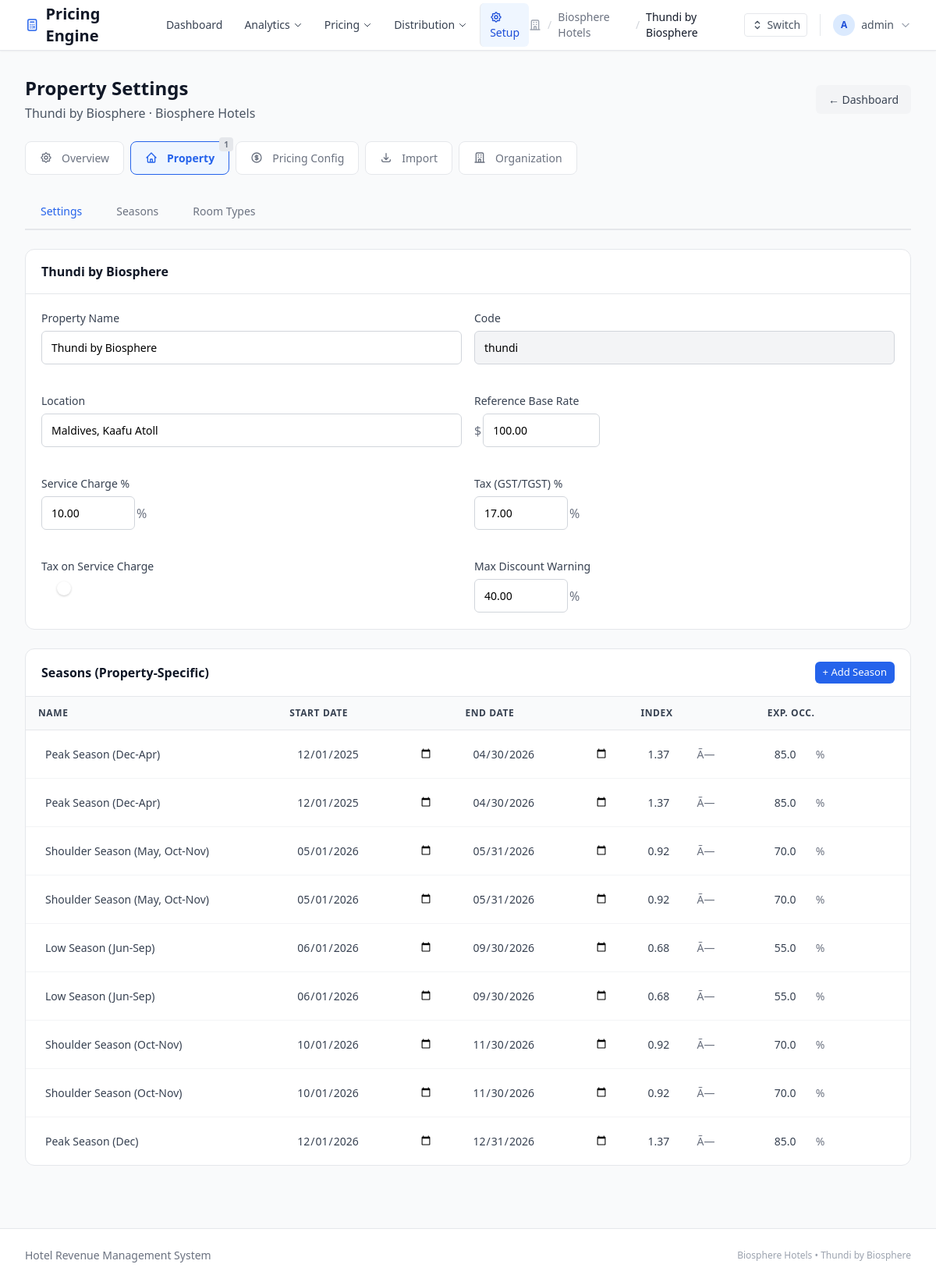
/org/biosphere/thundi/manage/property/ (signed in), run on an earlier commit of the app's database.
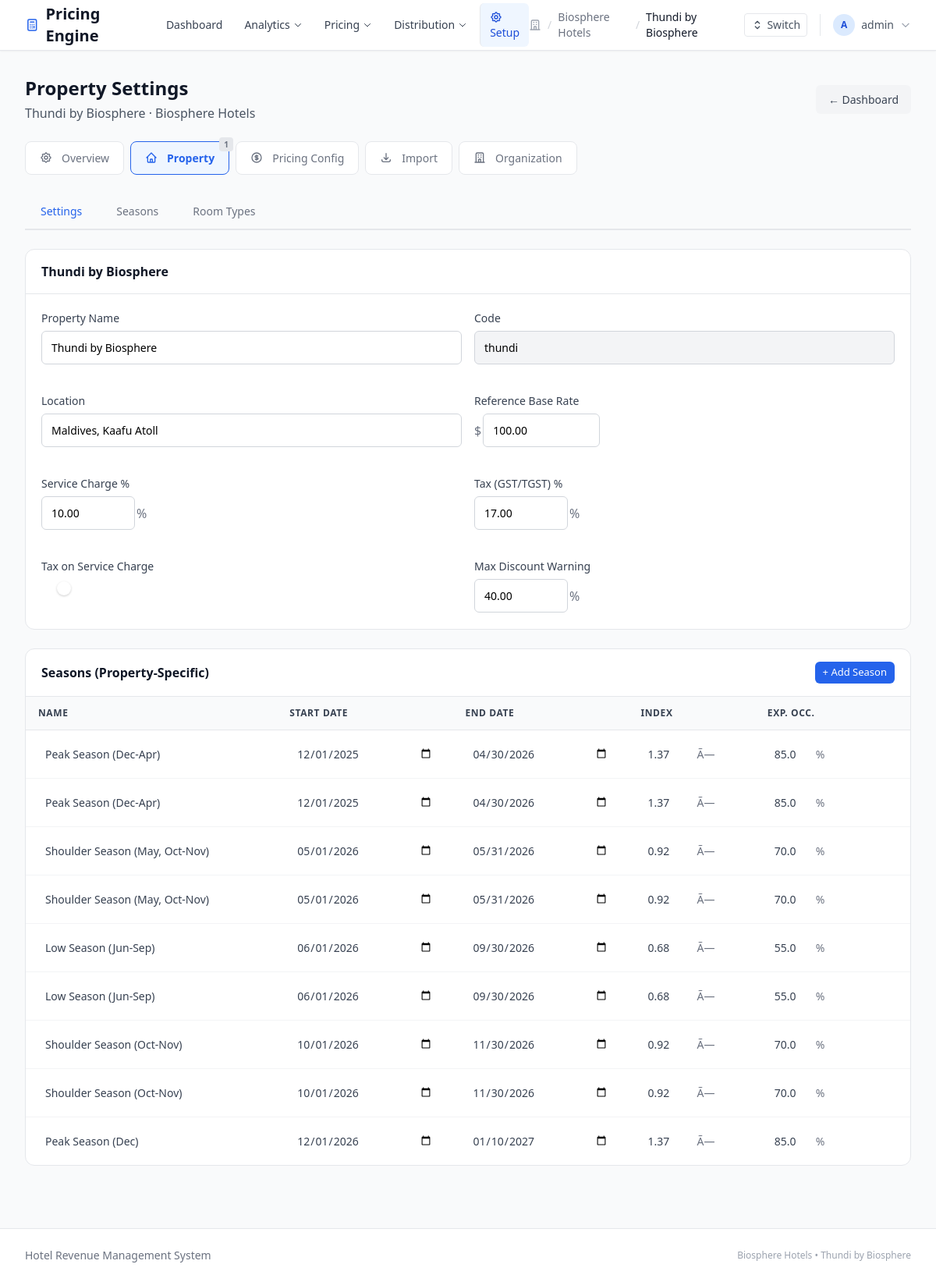
And on a later commit of the database.
### pricing/models/pricing.py (models this page shows, shortened)
class Season(models.Model):
    hotel = models.ForeignKey(Property, on_delete=models.CASCADE, related_name='seasons')
    version = models.ForeignKey(PricingMatrixVersion, on_delete=models.CASCADE, related_name='seasons', null=True, blank=True)
    name = models.CharField(max_length=100)
    SEASON_TYPE_CHOICES = [
        ('peak', 'Peak Season'),
        ('shoulder', 'Shoulder Season'),
        ('low', 'Low Season'),
    ]
    season_type = models.CharField(max_length=10, choices=SEASON_TYPE_CHOICES, default='shoulder')
    start_date = models.DateField()
    end_date = models.DateField()
    season_index = models.DecimalField(max_digits=4, decimal_places=2, default=Decimal('1.00'))
    expected_occupancy = models.DecimalField(max_digits=5, decimal_places=2, default=Decimal('70.00'))
    class Meta:
        ordering = ['hotel', 'start_date']
        verbose_name = "Season"
        verbose_name_plural = "Seasons"

### pricing/views/admin_views.py (the view)
class ManagePropertyView(ManageBaseMixin, TemplateView):
    template_name = 'pricing/manage/property.html'
    active_section = 'property'

### pricing/models/pricing.py (called while the page is built)
    def get_effective_base_rate(self, reference_rate=None):
        if self.pricing_method == 'direct':
            return self.base_rate
        if reference_rate is None:
            ref_rate = self.hotel.reference_base_rate if self.hotel else self.base_rate
        else:
            ref_rate = reference_rate
        if self.pricing_method == 'index':
            return ref_rate * self.room_index
        elif self.pricing_method == 'adjustment':
            return ref_rate + self.room_adjustment
        return self.base_rate

### pricing/views/mixins.py (called while the page is built, shortened)
    def dispatch(self, request, *args, **kwargs):
        if request.user.is_superuser:
            return super().dispatch(request, *args, **kwargs)

### pricing/templates/pricing/manage/property.html (shortened to what the changed rows need)
{% extends "pricing/manage/_base.html" %}
{% block page_heading %}Property Settings{% endblock %}
{% block section_content %}
    <div id="tab-seasons" class="tab-content active">
        <div class="mgmt-card">
            <div class="mgmt-card-body">
                {% if seasons %}
                <table class="mgmt-table" id="seasonsTable">
                    <thead>
                        <tr>
                            <th>Name</th>
                            <th>Start Date</th>
                            <th>End Date</th>
                            <th>Index</th>
                            <th>Exp. Occ.</th>
                            <th style="width: 60px;"></th>
                        </tr>
                    </thead>
                    <tbody>
                        {% for season in seasons %}
                        <tr data-id="{{ season.id }}">
                            <td><input type="text" class="editable-input" value="{{ season.name }}" data-field="name" data-id="{{ season.id }}" data-type="season" onchange="updateField(this)"></td>
                            <td><input type="date" class="editable-input" value="{{ season.start_date|date:'Y-m-d' }}" data-field="start_date" data-id="{{ season.id }}" data-type="season" onchange="updateField(this)"></td>
                            <td><input type="date" class="editable-input" value="{{ season.end_date|date:'Y-m-d' }}" data-field="end_date" data-id="{{ season.id }}" data-type="season" onchange="updateField(this)"></td>
                            <td><div class="input-suffix"><input type="number" step="0.01" class="editable-input" style="width:70px;" value="{{ season.season_index }}" data-field="season_index" data-id="{{ season.id }}" data-type="season" onchange="updateField(this)"><span>Ã—</span></div></td>
                            <td><div class="input-suffix"><input type="number" step="1" class="editable-input" style="width:60px;" value="{{ season.expected_occupancy }}" data-field="expected_occupancy" data-id="{{ season.id }}" data-type="season" onchange="updateField(this)"><span>%</span></div></td>
                            <td></td>
                        </tr>
                        {% endfor %}
                    </tbody>
                </table>
                {% else %}
                <div class="empty-state">
                    <p>No seasons defined yet.</p>
                    <button class="btn btn-primary mt-4" onclick="openModal('seasonModal')">Add Your First Season</button>
                </div>
                {% endif %}
            </div>
        </div>
    </div>
{% endblock %}

What changed in the data, as far as the page shows it:
changed Season "Peak Season (Dec)": end_date "12/31/2026" → "01/10/2027"
